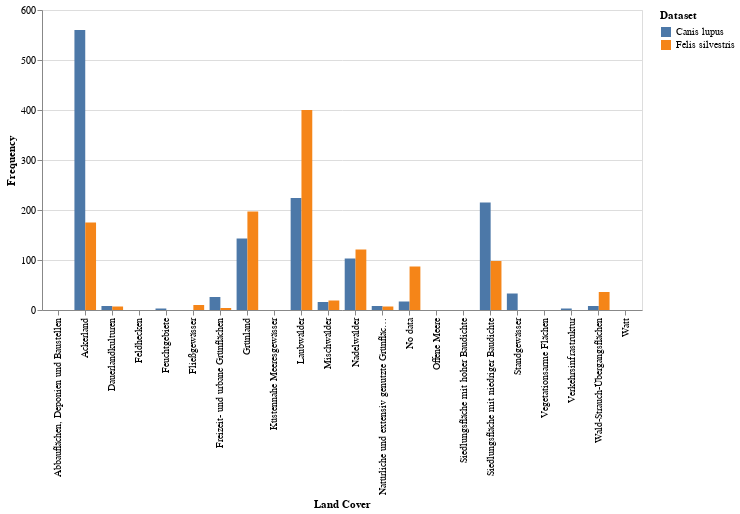

Write notebook code for a chart like this one.
### Markdown cell above
In this chapter, some other useful links between Geo Engine and Python are shown.

### Code cell
#Comparison plots
import pandas as pd

# Convert the JSON data to pandas DataFrames
df1 = pd.DataFrame(plot_canis_lupus.spec['data']['values'])
df2 = pd.DataFrame(plot_felis_silvestris.spec['data']['values'])

df1['dataset'] = 'Canis lupus'
df2['dataset'] = 'Felis silvestris'

combined_df = pd.concat([df1, df2])

chart = alt.Chart(combined_df).mark_bar().encode(
    x=alt.X('Land Cover:N', title='Land Cover'),
    y=alt.Y('Frequency:Q', title='Frequency'),
    color=alt.Color('dataset:N', title='Dataset'),
    xOffset=alt.Color('dataset:N', title='Dataset')
).properties(width=600)

# Display the grouped barplot
chart

### Figure 1 — Vega-Lite specification as saved in the notebook (floating-point values rounded to 4 significant figures)
{"config": {"view": {"continuousWidth": 300, "continuousHeight": 300}}, "data": {"name": "data-a02c206c3c98f07971a534e0728876cf"}, "mark": {"type": "bar"}, "encoding": {"color": {"field": "dataset", "title": "Dataset", "type": "nominal"}, "x": {"field": "Land Cover", "title": "Land Cover", "type": "nominal"}, "xOffset": {"field": "dataset", "title": "Dataset", "type": "nominal"}, "y": {"field": "Frequency", "title": "Frequency", "type": "quantitative"}}, "width": 600, "$schema": "https://vega.github.io/schema/vega-lite/v5.16.3.json", "datasets": {"data-a02c206c3c98f07971a534e0728876cf": [{"Frequency": 0, "Land Cover": "Abbauflächen, Deponien und Baustellen", "dataset": "Canis lupus"}, {"Frequency": 560, "Land Cover": "Ackerland", "dataset": "Canis lupus"}, {"Frequency": 8, "Land Cover": "Dauerlandkulturen", "dataset": "Canis lupus"}, {"Frequency": 0, "Land Cover": "Feldhecken", "dataset": "Canis lupus"}, {"Frequency": 3, "Land Cover": "Feuchtgebiete", "dataset": "Canis lupus"}, {"Frequency": 0, "Land Cover": "Fließgewässer", "dataset": "Canis lupus"}, {"Frequency": 26, "Land Cover": "Freizeit- und urbane Grünflächen", "dataset": "Canis lupus"}, {"Frequency": 143, "Land Cover": "Grünland", "dataset": "Canis lupus"}, {"Frequency": 0, "Land Cover": "Küstennahe Meeresgewässer", "dataset": "Canis lupus"}, {"Frequency": 224, "Land Cover": "Laubwälder", "dataset": "Canis lupus"}, {"Frequency": 16, "Land Cover": "Mischwälder", "dataset": "Canis lupus"}, {"Frequency": 103, "Land Cover": "Nadelwälder", "dataset": "Canis lupus"}, {"Frequency": 8, "Land Cover": "Natürliche und extensiv genutzte Grünflächen", "dataset": "Canis lupus"}, {"Frequency": 17, "Land Cover": "No data", "dataset": "Canis lupus"}, {"Frequency": 0, "Land Cover": "Offene Meere", "dataset": "Canis lupus"}, {"Frequency": 0, "Land Cover": "Siedlungsfläche mit hoher Baudichte", "dataset": "Canis lupus"}, {"Frequency": 215, "Land Cover": "Siedlungsfläche mit niedriger Baudichte", "dataset": "Canis lupus"}, {"Frequency": 33, "Land Cover": "Standgewässer", "dataset": "Canis lupus"}, {"Frequency": 0, "Land Cover": "Vegetationsarme Flächen", "dataset": "Canis lupus"}, {"Frequency": 3, "Land Cover": "Verkehrsinfrastruktur", "dataset": "Canis lupus"}, {"Frequency": 8, "Land Cover": "Wald-Strauch-Übergangsflächen", "dataset": "Canis lupus"}, {"Frequency": 0, "Land Cover": "Watt", "dataset": "Canis lupus"}, {"Frequency": 0, "Land Cover": "Abbauflächen, Deponien und Baustellen", "dataset": "Felis silvestris"}, {"Frequency": 175, "Land Cover": "Ackerland", "dataset": "Felis silvestris"}, {"Frequency": 7, "Land Cover": "Dauerlandkulturen", "dataset": "Felis silvestris"}, {"Frequency": 0, "Land Cover": "Feldhecken", "dataset": "Felis silvestris"}, {"Frequency": 0, "Land Cover": "Feuchtgebiete", "dataset": "Felis silvestris"}, {"Frequency": 10, "Land Cover": "Fließgewässer", "dataset": "Felis silvestris"}, {"Frequency": 4, "Land Cover": "Freizeit- und urbane Grünflächen", "dataset": "Felis silvestris"}, {"Frequency": 197, "Land Cover": "Grünland", "dataset": "Felis silvestris"}, {"Frequency": 0, "Land Cover": "Küstennahe Meeresgewässer", "dataset": "Felis silvestris"}, {"Frequency": 400, "Land Cover": "Laubwälder", "dataset": "Felis silvestris"}, {"Frequency": 19, "Land Cover": "Mischwälder", "dataset": "Felis silvestris"}, {"Frequency": 121, "Land Cover": "Nadelwälder", "dataset": "Felis silvestris"}, {"Frequency": 7, "Land Cover": "Natürliche und extensiv genutzte Grünflächen", "dataset": "Felis silvestris"}, {"Frequency": 87, "Land Cover": "No data", "dataset": "Felis silvestris"}, {"Frequency": 0, "Land Cover": "Offene Meere", "dataset": "Felis silvestris"}, {"Frequency": 0, "Land Cover": "Siedlungsfläche mit hoher Baudichte", "dataset": "Felis silvestris"}, {"Frequency": 98, "Land Cover": "Siedlungsfläche mit niedriger Baudichte", "dataset": "Felis silvestris"}, {"Frequency": 0, "Land Cover": "Standgewässer", "dataset": "Felis silvestris"}, {"Frequency": 0, "Land Cover": "Vegetationsarme Flächen", "dataset": "Felis silvestris"}, {"Frequency": 0, "Land Cover": "Verkehrsinfrastruktur", "dataset": "Felis silvestris"}, {"Frequency": 36, "Land Cover": "Wald-Strauch-Übergangsflächen", "dataset": "Felis silvestris"}, {"Frequency": 0, "Land Cover": "Watt", "dataset": "Felis silvestris"}]}}
